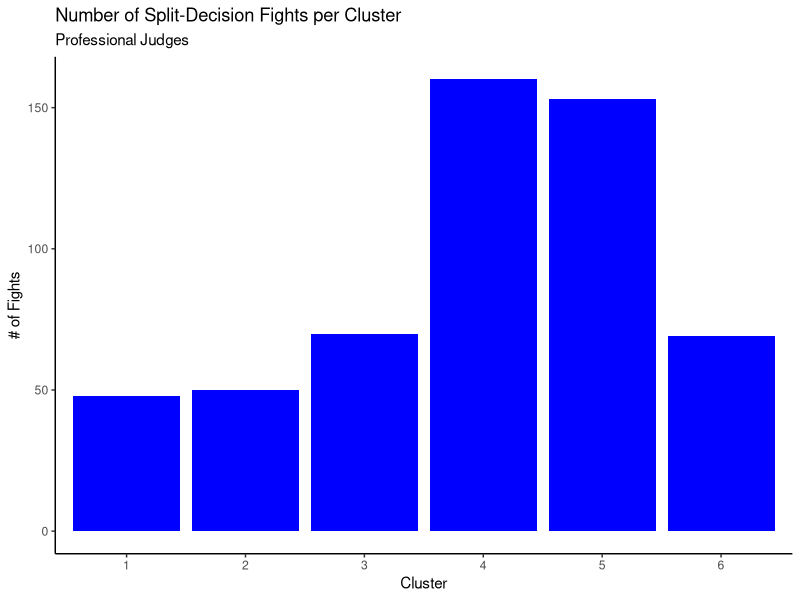
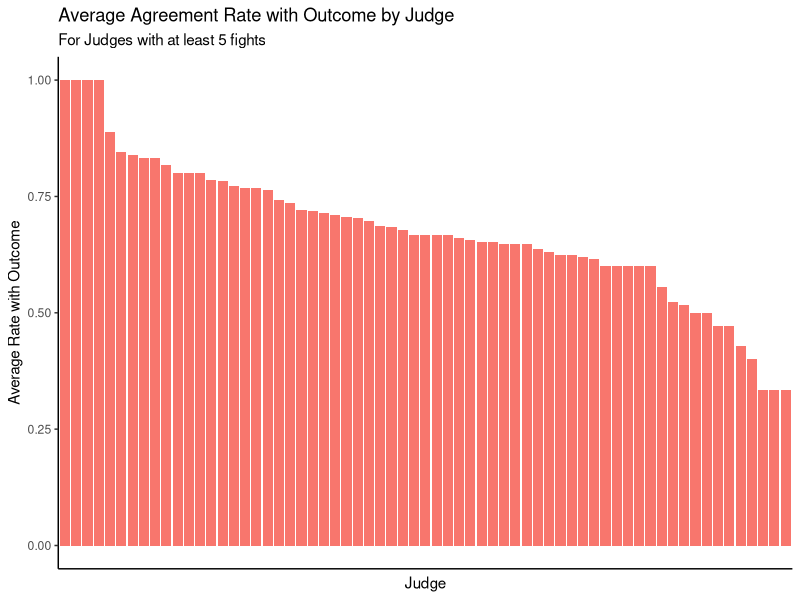
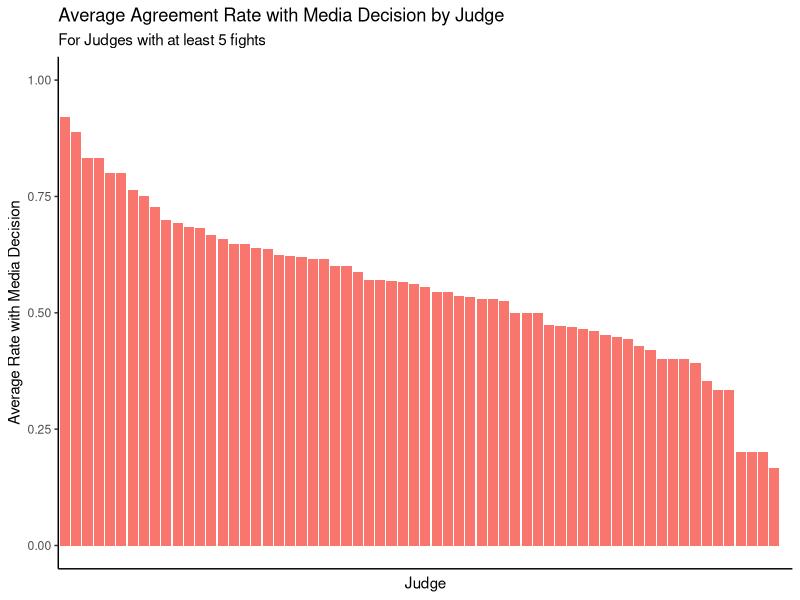
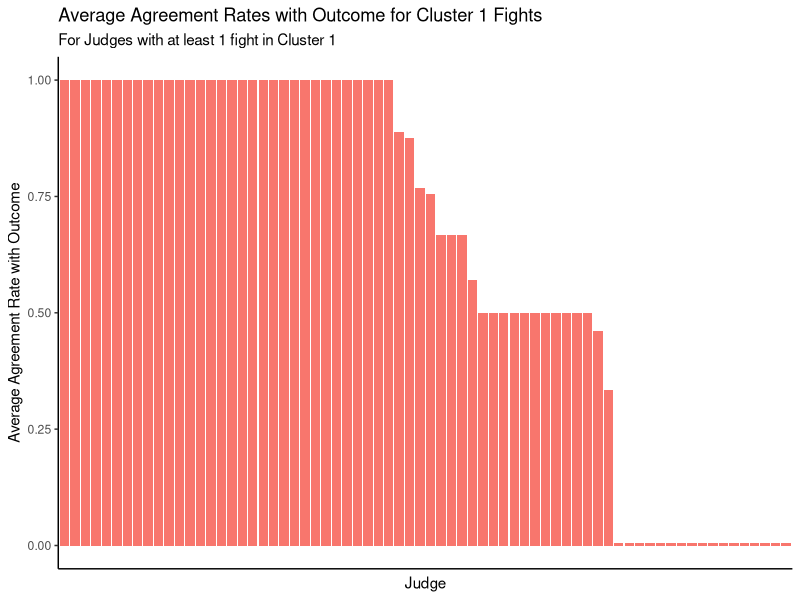
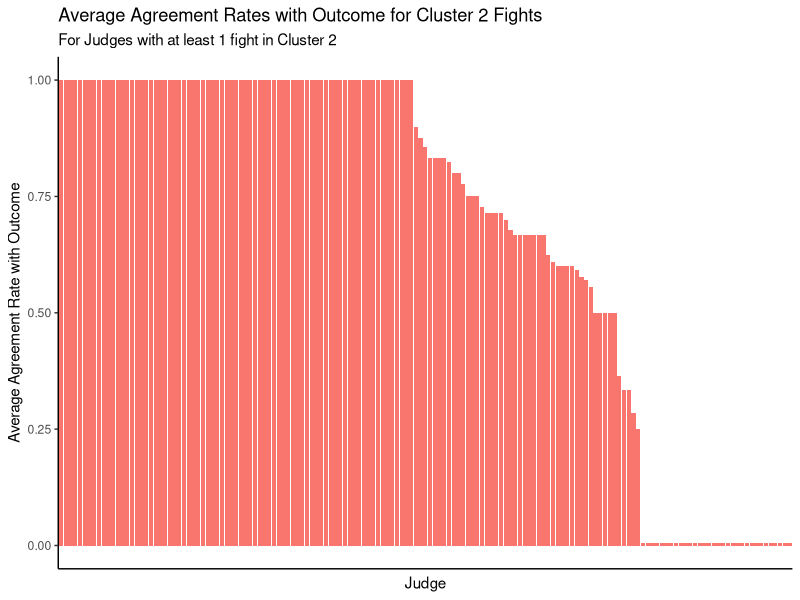
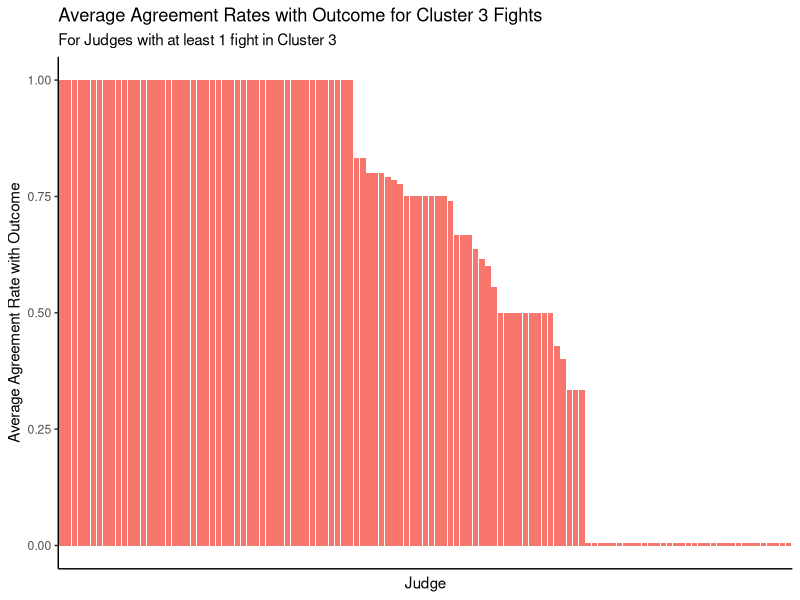
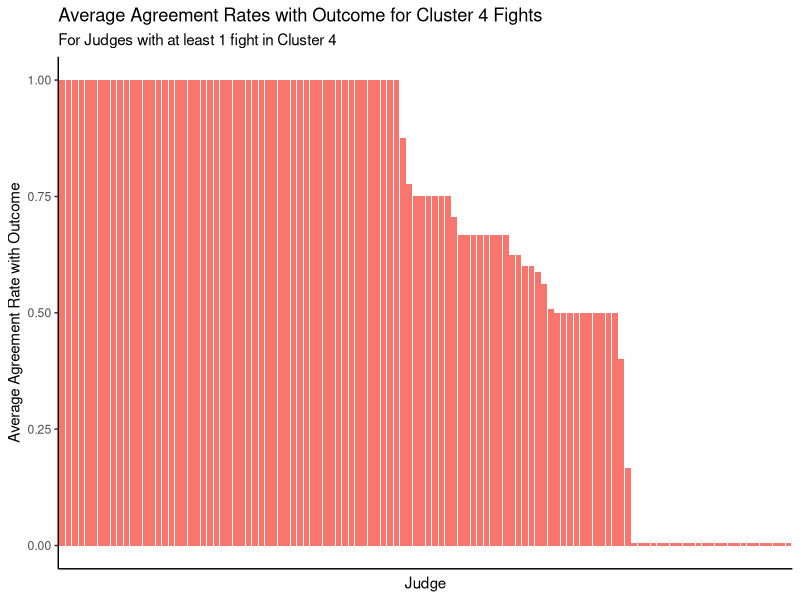
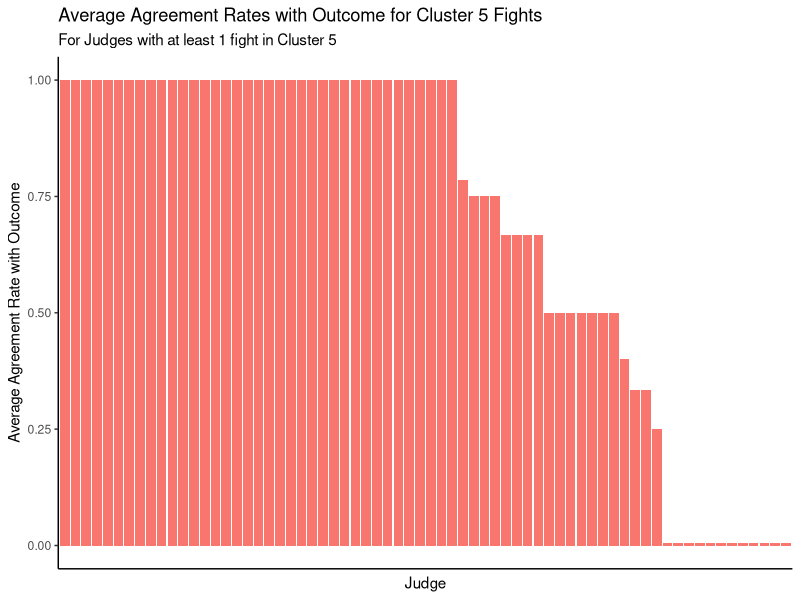

The R script that drew these images, in order:
library(tidyverse)
library(readxl)
library(ggplot2)
library(ggsci)
library(cowplot)
library(reshape2)
library(viridis)
################################################################################
setwd("~/Documents/MIT/15.285_Sports_Analytics/Sports")
################################################################################
### Judge IDs
ids <- read_csv("unique_judges.csv")
names(ids) <- c("ID", "Judge Name")

media_df <- data.frame(ID=-1,
                       Judge_Name="Media")
names(media_df) <- c("ID", "Judge Name")

ids <- rbind(ids, media_df)
rm(media_df)

### average_agreements.csv -> judge agreement with fight outcome
agreements <- read_csv("average_agreements.csv")
agreements <- agreements[, -1]
agreements <- merge(x=ids %>% filter(`Judge Name` != "Media"),
                    y=agreements,
                    on="Judge Name")

### average_agreements_media.csv -> judge agreement with media
media_agreements <- read_csv("average_agreements_media.csv")
media_agreements <- media_agreements[, -1]
media_agreements <- merge(x=ids %>% filter(`Judge Name` != "Media"),
                          y=media_agreements,
                          on="Judge Name")

### analysis.csv -> table of statistics of fights (w/ cluster numbers)
analysis <- read_csv("analysis.csv")
analysis <- analysis[, -1]

### judges_stats_per_cluster.csv -> judge agreement stats per cluster
judge_stats <- read_csv("judges_stats_per_cluster.csv")
judge_stats <- judge_stats[, -1]
judge_stats <- merge(x=ids,
                     y=judge_stats,
                     by.x="Judge Name",
                     by.y="Judge")
################################################################################
### Number of Fights by Cluster
ggplot(data=analysis %>% mutate(Cluster = Cluster+1), aes(x=as.factor(Cluster), group=as.factor(Cluster), fill=as.factor(reorder(Cluster, desc(Cluster))))) +
    geom_bar(fill="blue") +
    labs(x="Cluster",
         y="# of Fights",
         fill="Cluster",
         title="Number of Split-Decision Fights per Cluster",
         subtitle="Professional Judges") +
    theme_classic() +
    theme(legend.position="none")
ggsave(filename="professional_judge_votes_histogram.png", path="figures")

### Graph for % Agreement of Outcome by Judge
agreements_plot <- agreements %>%
    filter(Count >= 5)
ggplot(data=agreements_plot, aes(x=as.factor(reorder(ID, desc(Average_Agreement))), y=Average_Agreement, fill="Red")) +
    geom_col() +
    theme_classic() +
    theme(legend.position="none",
          axis.text.x=element_blank(),
          axis.ticks.x=element_blank()) +
    labs(x="Judge",
         y="Average Rate with Outcome",
         title="Average Agreement Rate with Outcome by Judge",
         subtitle="For Judges with at least 5 fights") +
    ylim(0, 1)
ggsave(filename="agreement_rate_by_judge_outcome_all_clusters.png", path="figures")

### Graph for % Agreement of Media by Judge
media_agreements_plot <- media_agreements %>%
    filter(Count >= 5)
ggplot(data=media_agreements_plot, aes(x=as.factor(reorder(ID, desc(Average_Agreement))), y=Average_Agreement, fill="Red")) +
    geom_col() +
    theme_classic() +
    theme(legend.position="none",
          axis.text.x=element_blank(),
          axis.ticks.x=element_blank()) +
    labs(x="Judge",
         y="Average Rate with Media Decision",
         title="Average Agreement Rate with Media Decision by Judge",
         subtitle="For Judges with at least 5 fights") +
    ylim(0, 1)
ggsave(filename="agreement_rate_by_judge_media_all_clusters.png", path="figures")

### Graph for % Agreement of Outcome by Judge, by Cluster
# Cluster 1
ggplot(data=judge_stats %>%
           filter(Cluster_0_Prop != -1) %>%
           mutate(Cluster_0_Prop = ifelse(Cluster_0_Prop == 0, 0.005, Cluster_0_Prop)),
       aes(x=as.factor(reorder(ID, desc(Cluster_0_Prop))),
           y=Cluster_0_Prop,
           fill="Red")) +
    geom_col() +
    theme_classic() +
    theme(legend.position="none",
          axis.text.x=element_blank(),
          axis.ticks.x=element_blank()) +
    labs(x="Judge",
         y="Average Agreement Rate with Outcome",
         title="Average Agreement Rates with Outcome for Cluster 1 Fights",
         subtitle="For Judges with at least 1 fight in Cluster 1")
ggsave(filename="agreement_rate_by_judge_outcome_cluster_1.png", path="figures")

# Cluster 2
ggplot(data=judge_stats %>%
            filter(Cluster_1_Prop != -1) %>%
            mutate(Cluster_1_Prop = ifelse(Cluster_1_Prop == 0, 0.005, Cluster_1_Prop)),
       aes(x=as.factor(reorder(ID, desc(Cluster_1_Prop))),
           y=Cluster_1_Prop,
           fill="Red")) +
    geom_col() +
    theme_classic() +
    theme(legend.position="none",
          axis.text.x=element_blank(),
          axis.ticks.x=element_blank()) +
    labs(x="Judge",
         y="Average Agreement Rate with Outcome",
         title="Average Agreement Rates with Outcome for Cluster 2 Fights",
         subtitle="For Judges with at least 1 fight in Cluster 2")
ggsave(filename="agreement_rate_by_judge_outcome_cluster_2.png", path="figures")

# Cluster 3
ggplot(data=judge_stats %>%
           filter(Cluster_2_Prop != -1) %>%
           mutate(Cluster_2_Prop = ifelse(Cluster_2_Prop == 0, 0.005, Cluster_2_Prop)),
       aes(x=as.factor(reorder(ID, desc(Cluster_2_Prop))),
           y=Cluster_2_Prop,
           fill="Red")) +
    geom_col() +
    theme_classic() +
    theme(legend.position="none",
          axis.text.x=element_blank(),
          axis.ticks.x=element_blank()) +
    labs(x="Judge",
         y="Average Agreement Rate with Outcome",
         title="Average Agreement Rates with Outcome for Cluster 3 Fights",
         subtitle="For Judges with at least 1 fight in Cluster 3")
ggsave(filename="agreement_rate_by_judge_outcome_cluster_3.png", path="figures")

# Cluster 4
ggplot(data=judge_stats %>%
           filter(Cluster_3_Prop != -1) %>%
           mutate(Cluster_3_Prop = ifelse(Cluster_3_Prop == 0, 0.005, Cluster_3_Prop)),
       aes(x=as.factor(reorder(ID, desc(Cluster_3_Prop))),
           y=Cluster_3_Prop,
           fill="Red")) +
    geom_col() +
    theme_classic() +
    theme(legend.position="none",
          axis.text.x=element_blank(),
          axis.ticks.x=element_blank()) +
    labs(x="Judge",
         y="Average Agreement Rate with Outcome",
         title="Average Agreement Rates with Outcome for Cluster 4 Fights",
         subtitle="For Judges with at least 1 fight in Cluster 4")
ggsave(filename="agreement_rate_by_judge_outcome_cluster_4.png", path="figures")

# Cluster 5
ggplot(data=judge_stats %>%
           filter(Cluster_4_Prop != -1) %>%
           mutate(Cluster_4_Prop = ifelse(Cluster_4_Prop == 0, 0.005, Cluster_4_Prop)),
       aes(x=as.factor(reorder(ID, desc(Cluster_4_Prop))),
           y=Cluster_4_Prop,
           fill="Red")) +
    geom_col() +
    theme_classic() +
    theme(legend.position="none",
          axis.text.x=element_blank(),
          axis.ticks.x=element_blank()) +
    labs(x="Judge",
         y="Average Agreement Rate with Outcome",
         title="Average Agreement Rates with Outcome for Cluster 5 Fights",
         subtitle="For Judges with at least 1 fight in Cluster 5")
ggsave(filename="agreement_rate_by_judge_outcome_cluster_5.png", path="figures")

# Cluster 6
ggplot(data=judge_stats %>%
           filter(Cluster_5_Prop != -1) %>%
           mutate(Cluster_5_Prop = ifelse(Cluster_5_Prop == 0, 0.005, Cluster_5_Prop)),
       aes(x=as.factor(reorder(ID, desc(Cluster_5_Prop))),
           y=Cluster_5_Prop,
           fill="Red")) +
    geom_col() +
    theme_classic() +
    theme(legend.position="none",
          axis.text.x=element_blank(),
          axis.ticks.x=element_blank()) +
    labs(x="Judge",
         y="Average Agreement Rate with Outcome",
         title="Average Agreement Rates with Outcome for Cluster 6 Fights",
         subtitle="For Judges with at least 1 fight in Cluster 6")
ggsave(filename="agreement_rate_by_judge_outcome_cluster_6.png", path="figures")

### Graph for % Agreement of Media by Judge, by Cluster
# Cluster 1
ggplot(data=judge_stats %>%
           filter(Cluster_0_Prop_media != -1) %>%
           mutate(Cluster_0_Prop_media = ifelse(Cluster_0_Prop_media == 0, 0.005, Cluster_0_Prop_media)),
       aes(x=as.factor(reorder(ID, desc(Cluster_0_Prop_media))),
           y=Cluster_0_Prop_media,
           fill="Red")) +
    geom_col() +
    theme_classic() +
    theme(legend.position="none",
          axis.text.x=element_blank(),
          axis.ticks.x=element_blank()) +
    labs(x="Judge",
         y="Average Agreement Rate with Media Decision",
         title="Average Agreement Rates with Media Decision for Cluster 1 Fights",
         subtitle="For Judges with at least 1 fight in Cluster 1")
ggsave(filename="agreement_rate_by_judge_media_cluster_1.png", path="figures")

# Cluster 2
ggplot(data=judge_stats %>%
           filter(Cluster_1_Prop_media != -1) %>%
           mutate(Cluster_1_Prop_media = ifelse(Cluster_1_Prop_media == 0, 0.005, Cluster_1_Prop_media)),
       aes(x=as.factor(reorder(ID, desc(Cluster_1_Prop_media))),
           y=Cluster_1_Prop_media,
           fill="Red")) +
    geom_col() +
    theme_classic() +
    theme(legend.position="none",
          axis.text.x=element_blank(),
          axis.ticks.x=element_blank()) +
    labs(x="Judge",
         y="Average Agreement Rate with Media Decision",
         title="Average Agreement Rates with Media Decision for Cluster 2 Fights",
         subtitle="For Judges with at least 1 fight in Cluster 2")
ggsave(filename="agreement_rate_by_judge_media_cluster_2.png", path="figures")

# Cluster 3
ggplot(data=judge_stats %>%
           filter(Cluster_2_Prop_media != -1) %>%
           mutate(Cluster_2_Prop_media = ifelse(Cluster_2_Prop_media == 0, 0.005, Cluster_2_Prop_media)),
       aes(x=as.factor(reorder(ID, desc(Cluster_2_Prop_media))),
           y=Cluster_2_Prop_media,
           fill="Red")) +
    geom_col() +
    theme_classic() +
    theme(legend.position="none",
          axis.text.x=element_blank(),
          axis.ticks.x=element_blank()) +
    labs(x="Judge",
         y="Average Agreement Rate with Media Decision",
         title="Average Agreement Rates with Media Decision for Cluster 3 Fights",
         subtitle="For Judges with at least 1 fight in Cluster 3")
ggsave(filename="agreement_rate_by_judge_media_cluster_3.png", path="figures")

# Cluster 4
ggplot(data=judge_stats %>%
           filter(Cluster_3_Prop_media != -1) %>%
           mutate(Cluster_3_Prop_media = ifelse(Cluster_3_Prop_media == 0, 0.005, Cluster_3_Prop_media)),
       aes(x=as.factor(reorder(ID, desc(Cluster_3_Prop_media))),
           y=Cluster_3_Prop_media,
           fill="Red")) +
    geom_col() +
    theme_classic() +
    theme(legend.position="none",
          axis.text.x=element_blank(),
          axis.ticks.x=element_blank()) +
    labs(x="Judge",
         y="Average Agreement Rate with Media Decision",
         title="Average Agreement Rates with Media Decision for Cluster 4 Fights",
         subtitle="For Judges with at least 1 fight in Cluster 4")
ggsave(filename="agreement_rate_by_judge_media_cluster_4.png", path="figures")

# Cluster 5
ggplot(data=judge_stats %>%
           filter(Cluster_4_Prop_media != -1) %>%
           mutate(Cluster_4_Prop_media = ifelse(Cluster_4_Prop_media == 0, 0.005, Cluster_4_Prop_media)),
       aes(x=as.factor(reorder(ID, desc(Cluster_4_Prop_media))),
           y=Cluster_4_Prop_media,
           fill="Red")) +
    geom_col() +
    theme_classic() +
    theme(legend.position="none",
          axis.text.x=element_blank(),
          axis.ticks.x=element_blank()) +
    labs(x="Judge",
         y="Average Agreement Rate with Media Decision",
         title="Average Agreement Rates with Media Decision for Cluster 5 Fights",
         subtitle="For Judges with at least 1 fight in Cluster 5")
ggsave(filename="agreement_rate_by_judge_media_cluster_5.png", path="figures")

# Cluster 6
ggplot(data=judge_stats %>%
           filter(Cluster_5_Prop_media != -1) %>%
           mutate(Cluster_5_Prop_media = ifelse(Cluster_5_Prop_media == 0, 0.005, Cluster_5_Prop_media)),
       aes(x=as.factor(reorder(ID, desc(Cluster_5_Prop_media))),
           y=Cluster_5_Prop_media,
           fill="Red")) +
    geom_col() +
    theme_classic() +
    theme(legend.position="none",
          axis.text.x=element_blank(),
          axis.ticks.x=element_blank()) +
    labs(x="Judge",
         y="Average Agreement Rate with Media Decision",
         title="Average Agreement Rates with Media Decision for Cluster 6 Fights",
         subtitle="For Judges with at least 1 fight in Cluster 6")
ggsave(filename="agreement_rate_by_judge_media_cluster_6.png", path="figures")

### Graph for % Agreement of Media, by Cluster
media_plot <- judge_stats %>%
    filter(`Judge Name` == "Media") %>%
    melt() %>%
    mutate(Cluster=if_else(grepl("_0_", variable, fixed=TRUE), 1,
                   if_else(grepl("_1_", variable, fixed=TRUE), 2,
                   if_else(grepl("_2_", variable, fixed=TRUE), 3,
                   if_else(grepl("_3_", variable, fixed=TRUE), 4,
                   if_else(grepl("_4_", variable, fixed=TRUE), 5,
                   if_else(grepl("_5_", variable, fixed=TRUE), 6, -1)))))),
           type=if_else(grepl("_Count", variable, fixed=TRUE), "Count",
                if_else(grepl("_Prop_media", variable, fixed=TRUE), "Prop_Media",
                if_else(grepl("_Prop", variable, fixed=TRUE), "Prop", "Other")))) %>%
    dcast(`Judge Name` + Cluster ~ type) %>%
    select(`Judge Name`, Cluster, Count, Prop) %>%
    filter(Cluster != -1)

# Count of Media Votes per Cluster
ggplot(data=media_plot,
       aes(x=as.factor(Cluster),
           y=Count,
           group=as.factor(Cluster),
           fill=as.factor(reorder(Cluster, desc(Cluster))))) +
    geom_col(fill="blue") +
    labs(x="Cluster",
         y="# of Fights",
         fill="Cluster",
         title="Number of Split-Decision Fights per Cluster",
         subtitle="Media Scoring") +
    theme_classic() +
    theme(legend.position="none")
ggsave(filename="media_votes_count_histogram.png", path="figures")

# Agreement Proportion of Media per Cluster
ggplot(data=media_plot,
       aes(x=as.factor(Cluster),
           y=Prop)) +
    geom_col(fill="blue") +
    labs(x="Cluster",
         y="Average Agreement Rate of Outcome",
         fill="Cluster",
         title="Average Agreement Rate with Outcome by Cluster",
         subtitle="Media Scoring") +
    theme_classic() +
    theme(legend.position="none")
ggsave(filename="media_votes_agreement_rates_histogram.png", path="figures")
################################################################################
